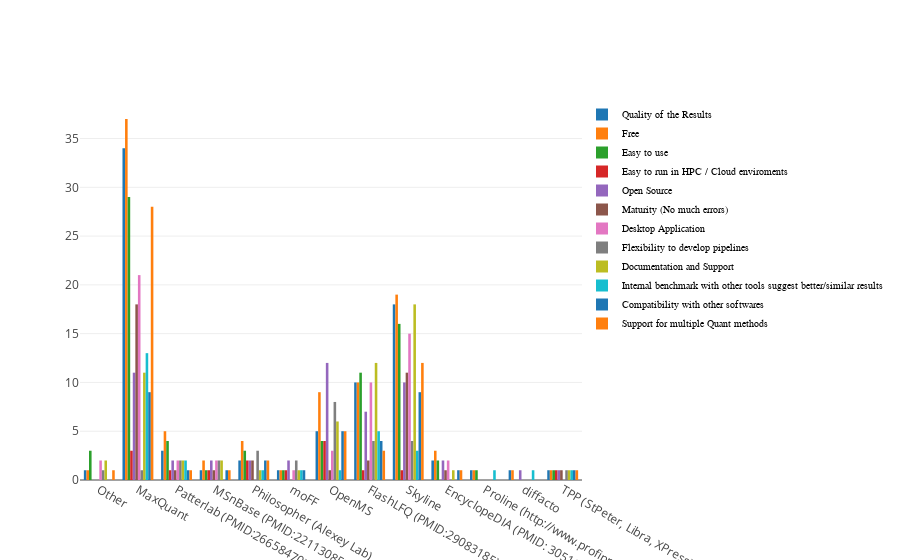

The cell this chart's notebook holds for it:
### Markdown cell above
## Relevant software features during the selection process 

The purpose of this question is to know, whta kind of features the users of Computational proteomics software consider more relevant.

### Code cell
question = "Which are the features that make you to chose the following software for your data analysis"
data = get_multioption_bar_data(data_df, question)
layout = go.Layout(barmode='group',legend=dict(x=1, y=1.0, font=dict(
            family='sans-serif',
            size=10,
            color='#000'
        ),))
fig = go.Figure(data=data, layout=layout)
iplot(fig, filename='grouped-bar')

### Figure 1 — Plotly figure (JSON) as saved in the notebook; plotly's stock layout.template omitted (floating-point values rounded to 4 significant figures)
{"data": [{"name": "Quality of the Results", "type": "bar", "uid": "c4104bf1-3140-484a-a25a-a230bd5ff305", "x": ["Other", "MaxQuant", "Patterlab (PMID:26658470)", "MSnBase (PMID:22113085)", "Philosopher (Alexey Lab)", "moFF", "OpenMS", "FlashLFQ (PMID:29083185)", "Skyline", "EncyclopeDIA (PMID: 30510204)", "Proline (http://www.profiproteomics.fr)", "diffacto", "TPP (StPeter, Libra, XPress)"], "y": [1, 34, 3, 1, 2, 1, 5, 10, 18, 2, 1, 1, 1]}, {"name": "Free", "type": "bar", "uid": "99d5fb09-a19f-402b-b000-3a06742e7af4", "x": ["Other", "MaxQuant", "Patterlab (PMID:26658470)", "Skyline", "Philosopher (Alexey Lab)", "moFF", "OpenMS", "FlashLFQ (PMID:29083185)", "MSnBase (PMID:22113085)", "diffacto", "Proline (http://www.profiproteomics.fr)", "EncyclopeDIA (PMID: 30510204)", "TPP (StPeter, Libra, XPress)"], "y": [1, 37, 5, 19, 4, 1, 9, 10, 2, 1, 1, 3, 1]}, {"name": "Easy to use", "type": "bar", "uid": "87dd8930-5471-4b23-bead-286a10675bf1", "x": ["Other", "MaxQuant", "Patterlab (PMID:26658470)", "Skyline", "Philosopher (Alexey Lab)", "moFF", "OpenMS", "FlashLFQ (PMID:29083185)", "MSnBase (PMID:22113085)", "EncyclopeDIA (PMID: 30510204)", "Proline (http://www.profiproteomics.fr)", "TPP (StPeter, Libra, XPress)"], "y": [3, 29, 4, 16, 3, 1, 4, 11, 1, 2, 1, 1]}, {"name": "Easy to run in HPC / Cloud enviroments", "type": "bar", "uid": "655ea0b2-cc12-4ae5-9160-99edd38be63c", "x": ["OpenMS", "FlashLFQ (PMID:29083185)", "MaxQuant", "Patterlab (PMID:26658470)", "Skyline", "Philosopher (Alexey Lab)", "moFF", "MSnBase (PMID:22113085)", "TPP (StPeter, Libra, XPress)"], "y": [4, 1, 3, 1, 1, 2, 1, 1, 1]}, {"name": "Open Source", "type": "bar", "uid": "ff00e693-d102-4379-9264-2287c3ad1b3e", "x": ["MaxQuant", "Patterlab (PMID:26658470)", "Skyline", "Philosopher (Alexey Lab)", "moFF", "OpenMS", "FlashLFQ (PMID:29083185)", "MSnBase (PMID:22113085)", "diffacto", "EncyclopeDIA (PMID: 30510204)", "TPP (StPeter, Libra, XPress)"], "y": [11, 2, 10, 2, 2, 12, 7, 2, 1, 2, 1]}, {"name": "Maturity (No much errors)", "type": "bar", "uid": "a0403335-ecd5-4759-8f0f-e008e19331a3", "x": ["OpenMS", "FlashLFQ (PMID:29083185)", "MSnBase (PMID:22113085)", "MaxQuant", "Patterlab (PMID:26658470)", "Skyline", "EncyclopeDIA (PMID: 30510204)", "Philosopher (Alexey Lab)", "TPP (StPeter, Libra, XPress)"], "y": [1, 2, 1, 18, 1, 11, 1, 2, 1]}, {"name": "Desktop Application", "type": "bar", "uid": "a8c36485-e390-483c-b3a0-8bb25c0010c6", "x": ["OpenMS", "FlashLFQ (PMID:29083185)", "MaxQuant", "MSnBase (PMID:22113085)", "Patterlab (PMID:26658470)", "Skyline", "EncyclopeDIA (PMID: 30510204)", "moFF", "Other"], "y": [3, 10, 21, 2, 2, 15, 2, 1, 2]}, {"name": "Flexibility to develop pipelines", "type": "bar", "uid": "df089c56-af55-4ca6-b746-795d701119c2", "x": ["OpenMS", "Patterlab (PMID:26658470)", "FlashLFQ (PMID:29083185)", "TPP (StPeter, Libra, XPress)", "MaxQuant", "Skyline", "MSnBase (PMID:22113085)", "Philosopher (Alexey Lab)", "moFF", "Other"], "y": [8, 2, 4, 1, 1, 4, 2, 3, 2, 1]}, {"name": "Documentation and Support", "type": "bar", "uid": "fedea511-2deb-4167-9635-383a69b4234f", "x": ["Other", "MaxQuant", "OpenMS", "Skyline", "Philosopher (Alexey Lab)", "moFF", "Patterlab (PMID:26658470)", "FlashLFQ (PMID:29083185)", "MSnBase (PMID:22113085)", "EncyclopeDIA (PMID: 30510204)", "TPP (StPeter, Libra, XPress)"], "y": [2, 11, 6, 18, 1, 1, 2, 12, 2, 1, 1]}, {"name": "Internal benchmark with other tools suggest better/similar results", "type": "bar", "uid": "65c3e241-dbde-4a2c-91e9-9df82d77bc83", "x": ["Proline (http://www.profiproteomics.fr)", "Patterlab (PMID:26658470)", "FlashLFQ (PMID:29083185)", "MaxQuant", "OpenMS", "Skyline", "diffacto", "moFF", "Philosopher (Alexey Lab)", "TPP (StPeter, Libra, XPress)"], "y": [1, 2, 5, 13, 1, 3, 1, 1, 1, 1]}, {"name": "Compatibility with other softwares", "type": "bar", "uid": "4d2bf52a-e611-4aae-b45b-7214a5c3a1a9", "x": ["OpenMS", "FlashLFQ (PMID:29083185)", "MaxQuant", "MSnBase (PMID:22113085)", "Patterlab (PMID:26658470)", "Skyline", "EncyclopeDIA (PMID: 30510204)", "moFF", "Philosopher (Alexey Lab)", "TPP (StPeter, Libra, XPress)"], "y": [5, 4, 9, 1, 1, 9, 1, 1, 2, 1]}, {"name": "Support for multiple Quant methods", "type": "bar", "uid": "f50e3fa8-cef7-4937-a092-80952764b3c4", "x": ["OpenMS", "FlashLFQ (PMID:29083185)", "MSnBase (PMID:22113085)", "MaxQuant", "Other", "Patterlab (PMID:26658470)", "Skyline", "EncyclopeDIA (PMID: 30510204)", "Philosopher (Alexey Lab)", "TPP (StPeter, Libra, XPress)"], "y": [5, 3, 1, 28, 1, 1, 12, 1, 2, 1]}], "layout": {"barmode": "group", "legend": {"font": {"color": "#000", "family": "sans-serif", "size": 10}, "x": 1, "y": 1}}}
